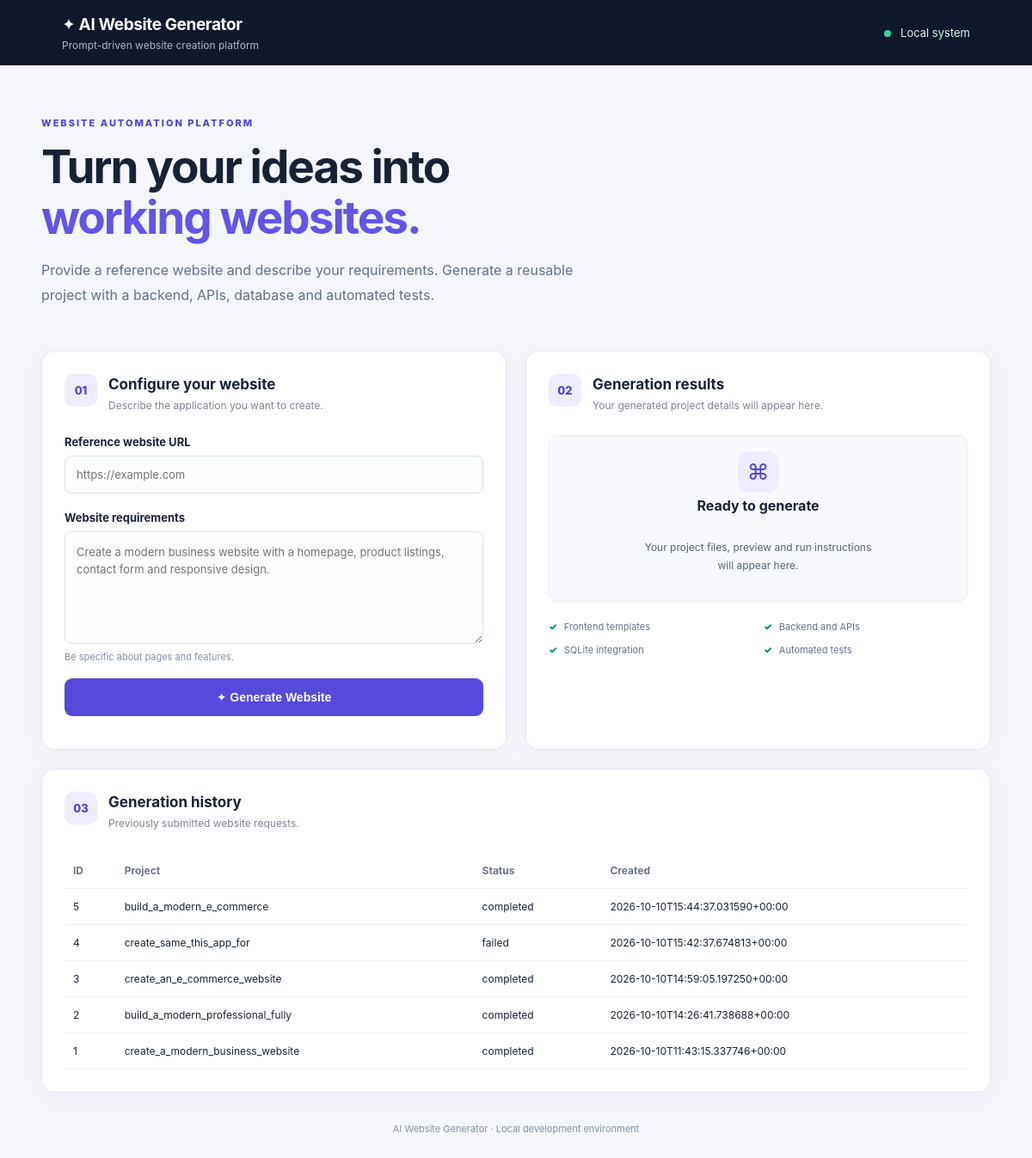
The page / on the database its author committed.
### tables this page shows
CREATE TABLE generation_jobs (
                id INTEGER PRIMARY KEY AUTOINCREMENT,
                reference_url TEXT NOT NULL,
                requirement TEXT NOT NULL,
                project_name TEXT NOT NULL,
                output_path TEXT,
                status TEXT NOT NULL DEFAULT 'pending',
                error_message TEXT,
                created_at TEXT NOT NULL
            );

### generator/main.py (the view)
@app.get("/", response_class=HTMLResponse)
def dashboard(request: Request):
    return templates.TemplateResponse(
        request=request,
        name="dashboard.html",
        context={"jobs": get_jobs()},
    )

### generator/templates/dashboard.html (shortened to what this page needs)
<!DOCTYPE html>
<html lang="en">
<head>
    <link rel="stylesheet" href="/static/style.css">
</head>
<body>
    <header class="topbar">
        <div>
            <div class="brand">✦ AI Website Generator</div>
            <div class="subtitle">Prompt-driven website creation platform</div>
        </div>
        <span class="status"><span class="dot"></span> Local system</span>
    </header>
    <main class="container">
        <section class="hero">
            <span class="eyebrow">WEBSITE AUTOMATION PLATFORM</span>
            <h1>Turn your ideas into<br><span>working websites.</span></h1>
            <p>Provide a reference website and describe your requirements.
                Generate a reusable project with a backend, APIs, database
                and automated tests.</p>
        </section>
        <div class="workspace">
            <section class="panel">
                <div class="panel-heading">
                    <div class="step">01</div>
                    <div>
                        <h2>Configure your website</h2>
                        <p>Describe the application you want to create.</p>
                    </div>
                </div>
                <form id="generator-form">
                    <label for="reference_url">Reference website URL</label>
                    <input id="reference_url" name="reference_url" type="url" placeholder="https://example.com"
                        required>
                    <label for="requirement">Website requirements</label>
                    <textarea id="requirement" name="requirement" minlength="10" maxlength="3000" rows="5"
                        placeholder="Create a modern business website with a homepage, product listings, contact form and responsive design."
                        required></textarea>
                    <div class="hint">Be specific about pages and features.</div>
                    <button id="generate-button" type="submit">
                        ✦ Generate Website
                    </button>
                </form>
            </section>
            <section class="panel output-panel">
                <div class="panel-heading">
                    <div class="step">02</div>
                    <div>
                        <h2>Generation results</h2>
                        <p>Your generated project details will appear here.</p>
                    </div>
                </div>
                <div id="results" class="results empty">
                    <div class="empty-icon">⌘</div>
                    <h3>Ready to generate</h3>
                    <p>Your project files, preview and run instructions
                        will appear here.</p>
                </div>
                <div class="features">
                    <div><span>✓</span> Frontend templates</div>
                    <div><span>✓</span> Backend and APIs</div>
                    <div><span>✓</span> SQLite integration</div>
                    <div><span>✓</span> Automated tests</div>
                </div>
            </section>
        </div>
        <section class="panel history">
            <div class="panel-heading">
                <div class="step">03</div>
                <div>
                    <h2>Generation history</h2>
                    <p>Previously submitted website requests.</p>
                </div>
            </div>
            <div class="table-wrap">
                <table>
                    <thead>
                        <tr>
                            <th>ID</th>
                            <th>Project</th>
                            <th>Status</th>
                            <th>Created</th>
                        </tr>
                    </thead>
                    <tbody id="jobs-body">
                        {% for job in jobs %}
                        <tr>
                            <td>{{ job.id }}</td>
                            <td>{{ job.project_name }}</td>
                            <td>{{ job.status }}</td>
                            <td>{{ job.created_at }}</td>
                        </tr>
                        {% else %}
                        <tr>
                            <td colspan="4">No projects generated yet.</td>
                        </tr>
                        {% endfor %}
                    </tbody>
                </table>
            </div>
        </section>
        <footer>AI Website Generator · Local development environment</footer>
    </main>
</body>
</html>

### generator/static/style.css (style rules this page uses)
:root { font-family: Inter, "Segoe UI", Arial, sans-serif; color: #182235; background: #f4f6fb; font-synthesis: none; }
* { box-sizing: border-box; }
body { margin: 0; min-height: 100vh; }
.topbar { min-height: 76px; padding: 16px 6%; background: #10182c; color: white; display: flex; justify-content: space-between; align-items: center; gap: 20px; flex-wrap: wrap; }
.brand { font-size: 19px; font-weight: 750; letter-spacing: -0.4px; }
.subtitle { margin-top: 5px; color: #aab6ce; font-size: 12px; }
.status { color: #d1fae5; font-size: 13px; }
.dot { display: inline-block; width: 8px; height: 8px; border-radius: 50%; background: #34d399; margin-right: 7px; }
.container { width: min(1120px, 92%); margin: 0 auto; }
.hero { padding: 55px 0 35px; }
.eyebrow { font-size: 11px; font-weight: 800; letter-spacing: 2px; color: #5145cd; }
.hero h1 { margin: 14px 0; font-size: clamp(34px, 5vw, 53px); line-height: 1.12; letter-spacing: -2px; }
.hero h1 span { color: #6254e8; }
.hero p { max-width: 650px; color: #647089; line-height: 1.8; }
.workspace { display: grid; grid-template-columns: repeat(2, minmax(0, 1fr)); gap: 22px; align-items: stretch; }
.panel { background: white; border: 1px solid #e4e8f0; border-radius: 15px; padding: 26px; box-shadow: 0 5px 24px rgba(25, 40, 75, 0.035); min-width: 0; }
.panel-heading { display: flex; align-items: flex-start; gap: 13px; margin-bottom: 24px; }
.step { display: grid; place-items: center; flex: 0 0 38px; height: 38px; border-radius: 10px; color: #5145cd; background: #eeecff; font-weight: 800; font-size: 13px; }
.panel h2 { font-size: 17px; margin: 2px 0 5px; }
.panel-heading p { font-size: 12px; color: #7b8497; margin: 0; line-height: 1.6; }
label { display: block; font-size: 13px; font-weight: 700; margin: 20px 0 8px; }
input, textarea { display: block; width: 100%; border: 1px solid #dce2ed; border-radius: 8px; padding: 13px; font: inherit; font-size: 13px; color: #182235; background: #fcfdff; }
textarea { resize: vertical; line-height: 1.6; }
.hint { margin: 8px 0 18px; font-size: 11px; color: #8490a4; }
#generate-button { width: 100%; border: 0; border-radius: 9px; padding: 14px 16px; color: white; background: #5749dc; font-weight: 750; font-size: 14px; cursor: pointer; }
.results { min-height: 185px; padding: 18px; background: #f8f9fd; border: 1px solid #e9ecf4; border-radius: 11px; overflow-wrap: anywhere; }
.results h3 { font-size: 16px; margin-top: 5px; }
.results p, .results li { font-size: 12px; line-height: 1.8; color: #566176; }
.empty { text-align: center; display: flex; flex-direction: column; justify-content: center; align-items: center; }
.empty p { max-width: 270px; }
.empty-icon { display: grid; place-items: center; width: 48px; height: 48px; border-radius: 14px; background: #eeecff; color: #5145cd; font-size: 26px; }
.features { display: grid; grid-template-columns: repeat(2, minmax(0, 1fr)); gap: 13px; margin-top: 22px; font-size: 11px; color: #667187; }
.features span { color: #059669; font-weight: 900; margin-right: 5px; }
.history { margin-top: 22px; }
.table-wrap { width: 100%; overflow-x: auto; }
table { width: 100%; border-collapse: collapse; text-align: left; font-size: 12px; }
th, td { padding: 13px 10px; border-bottom: 1px solid #edf0f5; }
th { color: #68758b; font-weight: 700; }
td { overflow-wrap: anywhere; }
footer { padding: 35px 0; text-align: center; font-size: 11px; color: #8490a4; }

### rows shown on the page
generation_jobs: id "5", project_name "build_a_modern_e_commerce", status "completed", created_at "2026-10-10T15:44:37.031590+00:00"
generation_jobs: id "4", project_name "create_same_this_app_for", status "failed", created_at "2026-10-10T15:42:37.674813+00:00"
generation_jobs: id "3", project_name "create_an_e_commerce_website", status "completed", created_at "2026-10-10T14:59:05.197250+00:00"
generation_jobs: id "2", project_name "build_a_modern_professional_fully", status "completed", created_at "2026-10-10T14:26:41.738688+00:00"
generation_jobs: id "1", project_name "create_a_modern_business_website", status "completed", created_at "2026-10-10T11:43:15.337746+00:00"
